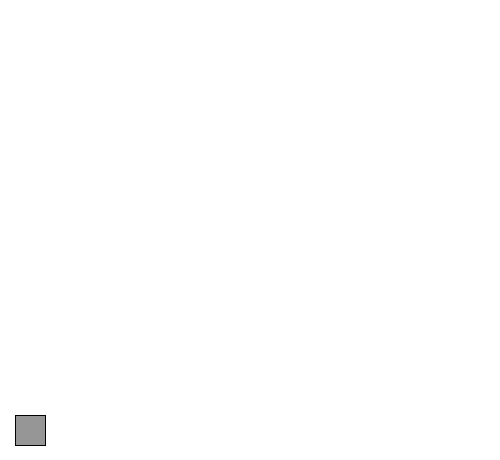
Frame 1 (no input)
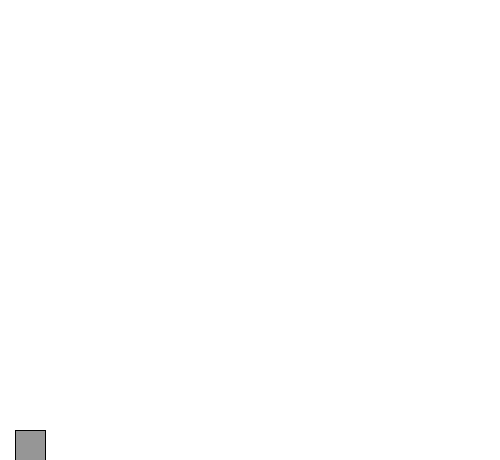
Frame 60 (the mouse pressed at the canvas centre just before this capture)
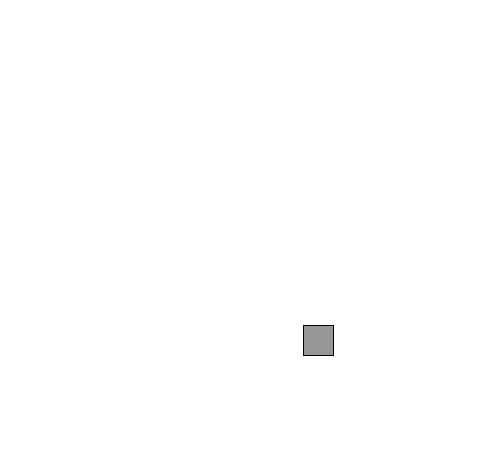
Frame 120 (the mouse held since frame 60 and released just before this capture)

The Processing sketch that drew these frames (run headless with seeded random() and noise(); from frame 60 on, the mouse is pressed at the canvas centre):

// Processing sketch: cannonball
// ── cannonball.pde
Mover m;


void setup() {
  size(500, 460);
  m = new Mover(3, 10, 10);
}

void draw() {
  background(255);


  if(mousePressed) {
    PVector mouseLoc = new PVector(mouseX, mouseY);
    PVector objectLoc = m.location;
    PVector dir = PVector.sub(mouseLoc, objectLoc);
    
    dir.normalize();
    if(dir.y != 0){
      dir.y /= abs(dir.y);
    }
    if(dir.x != 0) {
      dir.x /= abs(dir.x);
    }
    //dir.y *= 2;
    //dir.x *= 1;
        println(dir);
    
    m.applyForce(dir);
  }
  
  PVector gravity = new PVector(0, 0.1 * m.mass);
  m.applyForce(gravity);
  
  m.display();
  m.update();
  m.checkEdges();
  
}

// ── Mover.pde
class Mover {
  
  PVector location;
  PVector velocity;
  PVector acceleration;
  
  float mass;
  float angle;
  float aVel;
  float aAcc;
  float w, h;
  
  Mover(float m_, float w_, float h_) {
    
    mass = m_;
    w = w_;
    h = h_;
    location = new PVector(mass*w, height - mass * h);
    velocity = new PVector(0, 0);
    acceleration = new PVector(0, 0);
    
    angle = 0;
    aVel = 0;
    aAcc = 0;

  }
  
  void display() {
    fill(150);
    pushMatrix();
    translate(location.x, location.y);
    rotate(angle);
    rectMode(CENTER);
    rect(0, 0, mass * w, mass * h);
    popMatrix();
  }
  
  void update() {
    velocity.add(acceleration);
    location.add(velocity);
    acceleration.mult(0);
    
    aVel += aAcc;
    angle += aVel;
    
    aVel = constrain(aVel, -0.1, 0.1);
  }
  
  
  void applyForce(PVector force) {
    PVector f = PVector.div(force, mass);
    acceleration.add(force);
    //aAcc += f.x/10;
  }
  
  void checkEdges() {
    
    // literallt stun the object when it hits the ground and orient it in normal conformation;
    if(location.y >= height-((mass*w)/2)) {
      velocity.mult(0);
      location.y = height-((mass*w)/2);
      angle = 0;
      aVel = 0;
      aAcc = 0;
    }
    
    if(location.x > width-((mass*w)/2)) {
      //velocity.mult(0);
      velocity.x *= 0;
      angle = 0;
      aVel = 0;
      aAcc = 0;
   }
    
     if(location.x < ((mass*w)/2)) {
      //velocity.mult(0);
            velocity.x *= 0;

      angle = 0;
      aVel = 0;
      aAcc = 0;
    }
    
    
    
  
  }
  
  void run()
  {
    display();
    update();
    checkEdges();
  }
  
  
  
  
  

}
